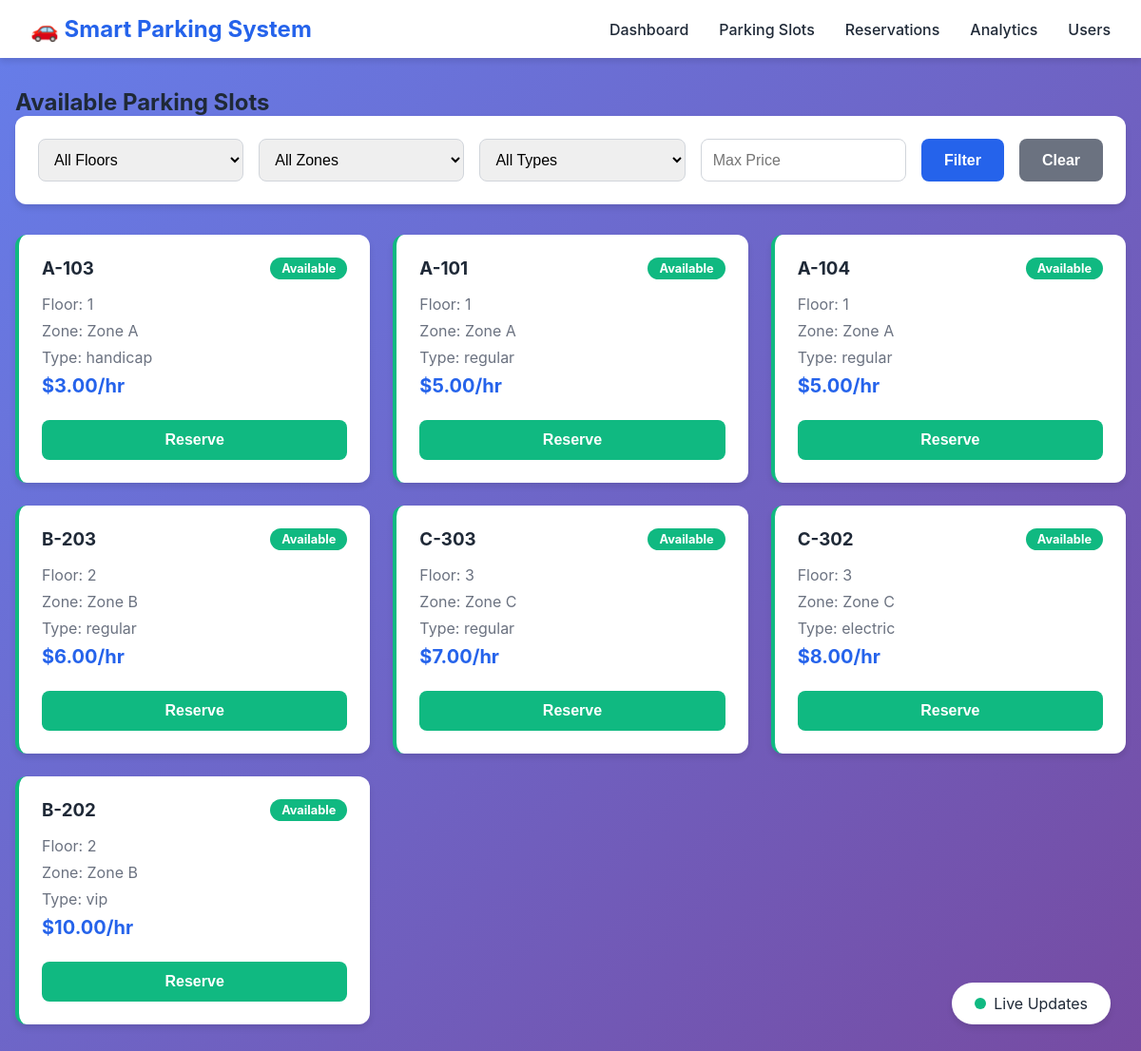
The page /slots on the database as committed earlier.
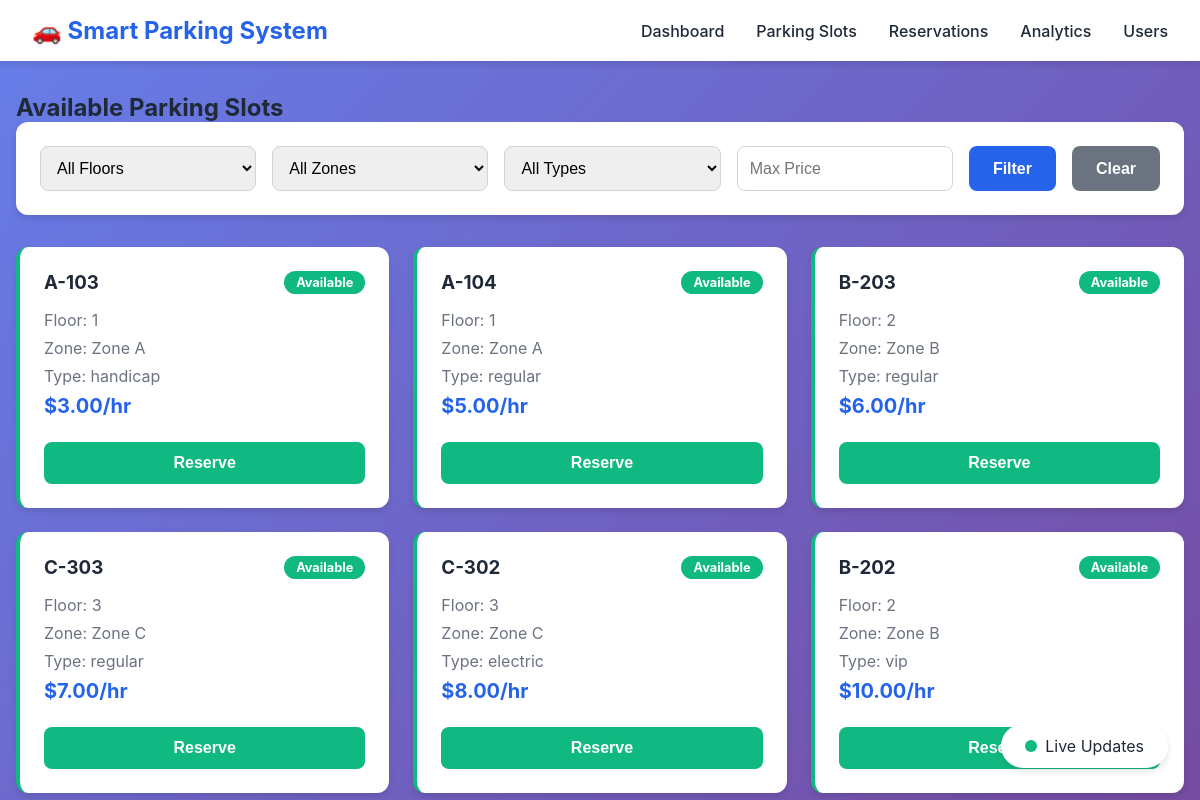
The same page on the database as committed later.
### tables this page shows
CREATE TABLE parking_slots (
                slot_id INTEGER PRIMARY KEY AUTOINCREMENT,
                slot_number VARCHAR(10) UNIQUE NOT NULL,
                floor_number INTEGER NOT NULL,
                zone VARCHAR(50),
                slot_type VARCHAR(20) DEFAULT 'regular',
                is_available BOOLEAN DEFAULT 1,
                price_per_hour DECIMAL(10,2) DEFAULT 5.00,
                created_at TIMESTAMP DEFAULT CURRENT_TIMESTAMP
            );

### app.py (the view)
@app.route('/slots')
def slots():
    all_slots = parking.search_available_slots_optimized()
    return render_template('slots.html', slots=all_slots)

### parking_system.py (called while the page is built)
    def connect(self):
        self.conn = sqlite3.connect(self.db_name)
        self.cursor = self.conn.cursor()

    def close(self):
        if self.conn:
            self.conn.close()

### templates/slots.html (shortened to what this page needs)
{% extends "base.html" %}
{% block content %}
<div class="slots-page">
    <h2>Available Parking Slots</h2>
    <div class="filters">
        <select id="floor-filter" class="filter-select">
            <option value="">All Floors</option>
        </select>
        <select id="zone-filter" class="filter-select">
            <option value="">All Zones</option>
        </select>
        <select id="type-filter" class="filter-select">
            <option value="">All Types</option>
        </select>
        <input type="number" id="price-filter" class="filter-input" placeholder="Max Price" step="0.5">
        <button onclick="applyFilters()" class="btn btn-primary">Filter</button>
        <button onclick="clearFilters()" class="btn btn-secondary">Clear</button>
    </div>
    <div id="slots-grid" class="slots-grid">
        {% for slot in slots %}
        <div class="slot-card {% if slot[5] %}available{% else %}occupied{% endif %}">
            <div class="slot-header">
                <h3>{{ slot[1] }}</h3>
                <span class="slot-status">{{ 'Available' if slot[5] else 'Occupied' }}</span>
            </div>
            <div class="slot-details">
                <p>Floor: {{ slot[2] }}</p>
                <p>Zone: {{ slot[3] or 'N/A' }}</p>
                <p>Type: {{ slot[4] }}</p>
                <p class="slot-price">${{ "%.2f"|format(slot[6]) }}/hr</p>
            </div>
            {% if slot[5] %}
            <button onclick="reserveSlot({{ slot[0] }})" class="btn btn-success btn-block">Reserve</button>
            {% endif %}
        </div>
        {% endfor %}
    </div>
</div>
{% endblock %}

### templates/base.html (shortened to what this page needs)
<!DOCTYPE html>
<html lang="en">
<head>
    <link rel="stylesheet" href="{{ url_for('static', filename='style.css') }}">
</head>
<body>
    <nav class="navbar">
        <div class="nav-brand">
            <h1>🚗 Smart Parking System</h1>
        </div>
        <ul class="nav-menu">
            <li><a href="/" class="nav-link">Dashboard</a></li>
            <li><a href="/slots" class="nav-link">Parking Slots</a></li>
            <li><a href="/reservations" class="nav-link">Reservations</a></li>
            <li><a href="/analytics" class="nav-link">Analytics</a></li>
            <li><a href="/users" class="nav-link">Users</a></li>
        </ul>
    </nav>
    <main class="container">
        {% block content %}{% endblock %}
    </main>
    <div class="live-indicator">
        <span class="pulse"></span>
        <span>Live Updates</span>
    </div>
</body>
</html>

### static/style.css (style rules this page uses)
* { margin: 0; padding: 0; box-sizing: border-box; }
:root { --primary: #2563eb; --success: #10b981; --warning: #f59e0b; --danger: #ef4444; --info: #3b82f6; --dark: #1f2937; --light: #f3f4f6; --white: #ffffff; --shadow: 0 4px 6px rgba(0, 0, 0, 0.1); }
body { font-family: -apple-system, BlinkMacSystemFont, 'Segoe UI', Roboto, Oxygen, Ubuntu, Cantarell, sans-serif; background: linear-gradient(135deg, #667eea 0%, #764ba2 100%); min-height: 100vh; color: var(--dark); }
.navbar { background: var(--white); padding: 1rem 2rem; box-shadow: var(--shadow); display: flex; justify-content: space-between; align-items: center; }
.nav-brand h1 { font-size: 1.5rem; color: var(--primary); }
.nav-menu { list-style: none; display: flex; gap: 2rem; }
.nav-link { text-decoration: none; color: var(--dark); font-weight: 500; transition: color 0.3s; }
.container { max-width: 1200px; margin: 2rem auto; padding: 0 1rem; }
.slots-grid { display: grid; grid-template-columns: repeat(auto-fill, minmax(280px, 1fr)); gap: 1.5rem; margin-top: 2rem; }
.slot-card { background: var(--white); border-radius: 12px; padding: 1.5rem; box-shadow: var(--shadow); transition: transform 0.3s; }
.slot-card.available { border-left: 4px solid var(--success); }
.slot-header { display: flex; justify-content: space-between; align-items: center; margin-bottom: 1rem; }
.slot-status { padding: 0.25rem 0.75rem; border-radius: 20px; font-size: 0.8rem; font-weight: bold; }
.slot-card.available .slot-status { background: var(--success); color: var(--white); }
.slot-details p { margin: 0.5rem 0; color: #6b7280; }
.slot-price { font-size: 1.25rem; font-weight: bold; color: var(--primary) !important; margin-top: 1rem; }
.filters { background: var(--white); padding: 1.5rem; border-radius: 12px; box-shadow: var(--shadow); display: flex; gap: 1rem; flex-wrap: wrap; }
.filter-select, .filter-input { padding: 0.75rem; border: 1px solid #d1d5db; border-radius: 8px; font-size: 1rem; flex: 1; min-width: 150px; }
.btn { padding: 0.75rem 1.5rem; border: none; border-radius: 8px; font-size: 1rem; font-weight: 600; cursor: pointer; transition: all 0.3s; }
.btn-primary { background: var(--primary); color: var(--white); }
.btn-secondary { background: #6b7280; color: var(--white); }
.btn-success { background: var(--success); color: var(--white); }
.btn-block { width: 100%; margin-top: 1rem; }
.live-indicator { position: fixed; bottom: 2rem; right: 2rem; background: var(--white); padding: 0.75rem 1.5rem; border-radius: 50px; box-shadow: var(--shadow); display: flex; align-items: center; gap: 0.5rem; }
.pulse { width: 12px; height: 12px; background: var(--success); border-radius: 50%; animation: pulse 2s infinite; }

Rows that differ between the two databases and show on the page:
no longer on this page (row edited): parking_slots: slot_number "A-101", is_available "Available", floor_number "1", zone "Zone A", slot_type "regular", price_per_hour "5.00"
